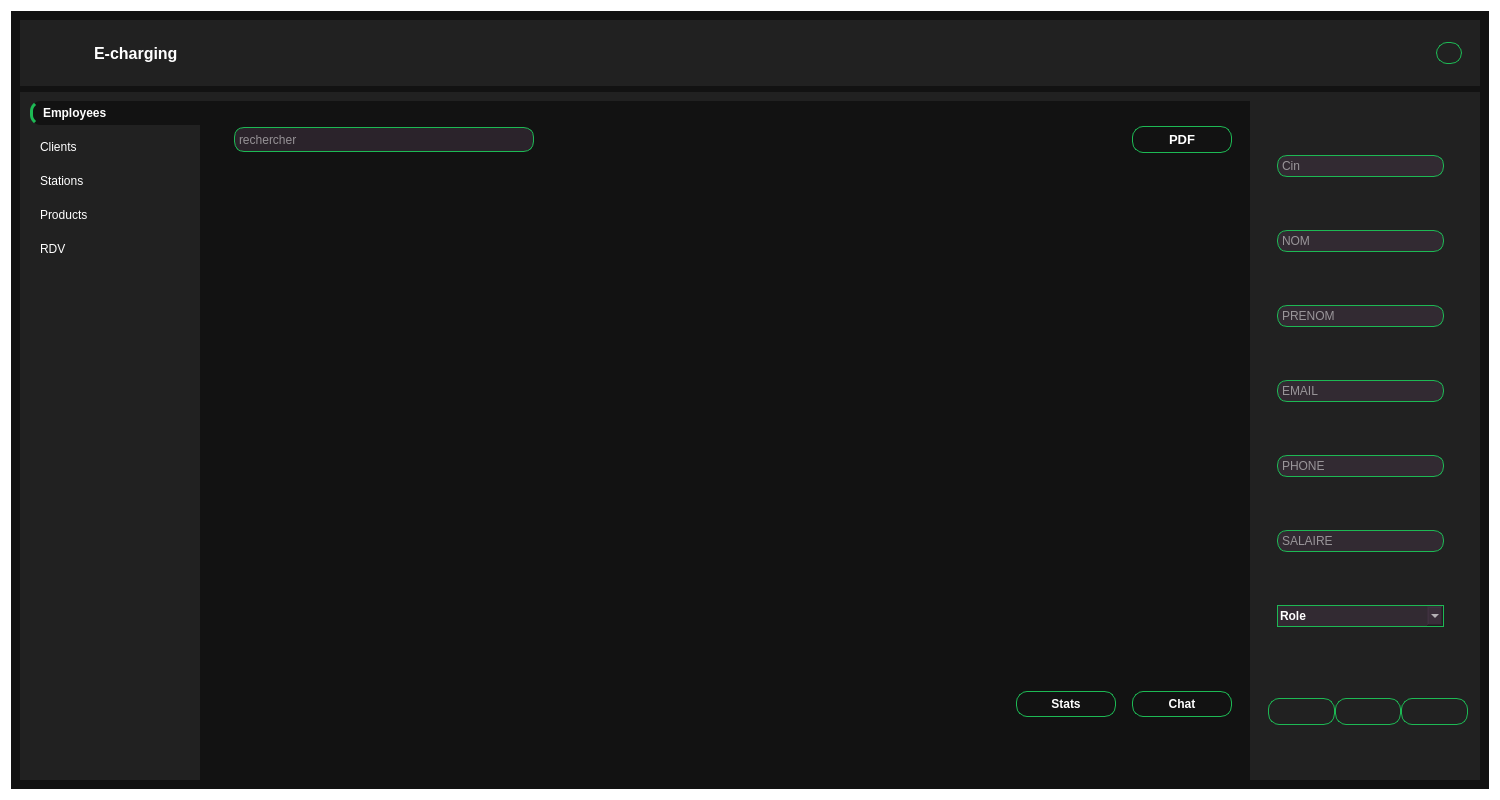
<?xml version="1.0" encoding="UTF-8"?>
<ui version="4.0">
 <class>application</class>
 <widget class="QWidget" name="application">
  <property name="geometry">
   <rect>
    <x>0</x>
    <y>0</y>
    <width>1500</width>
    <height>800</height>
   </rect>
  </property>
  <property name="minimumSize">
   <size>
    <width>800</width>
    <height>0</height>
   </size>
  </property>
  <property name="windowTitle">
   <string>E-Charging</string>
  </property>
  <property name="windowIcon">
   <iconset resource="resource.qrc">
    <normaloff>:/img/img/logo.png</normaloff>:/img/img/logo.png</iconset>
  </property>
  <property name="styleSheet">
   <string notr="true">*{

border:none;
background-color: transparent;
background:transparent;
padding:0;
margin:0;
color:#fff;
}
QHeaderView::section {
    background-color: #1db954;
    color: white;
height: 30px;
    width: 0px; 
    padding: 5px;
    font: 15px;
}
#centralwidget ,#employees:hover,#mainbody,#clients:hover
,#stations:hover,#rdv:hover,#products:hover,#employees,#logout:hover{
	background-color:#121212 /*rgb(27, 27, 39)*/;
}
#header,#main{
	/*background-color: rgb(39, 38, 60);*/
background-color: #212121;
}
#pushButton{
border:1px solid #1db954/*cc5bce*/;
border-radius:11.25px;
text-align:center;
}
QPushButton{
text-align:left;
padding:5px 10px;
border-top-left-radius:10px;
border-bottom-left-radius:10px;
}
#employees{
border-left:3px solid #1db954/*cc5bce*/;
font-weight:bold;
}
#employees:hover,#clients:hover,#stations:hover,#rdv:hover,#products:hover,#logout:hover{
border-left:3px solid #1db954/*cc5bce*/;
font-weight:bold;
}
/*#employees:active,#clients:active
,#stations:active,#rdv:active,#products:active{
	background-color: rgb(27, 27, 39);
}
#employees:active,#clients:active,#stations:active,#rdv:active,#products:active{
border-left:3px solid #cc5bce;
font-weight:bold;
}
#employees:notactive,#clients:notactive
,#stations:notactive,#rdv:notactive,#products:notactive{
	background-color: rgb(39, 38, 60);
}
#employees:notactive,#clients:notactive,#stations:notactive,#rdv:notactive,
#products:notactive{
border-left:0px solid #cc5bce;
}*/

QLineEdit{
background-color: #121212 /*rgb(27, 27, 39)*/;
border:1px solid #1db954/*cc5bce*/;
color:white;
text-align:center;
    padding: 2px;
	border-radius:10px;
background-color: rgba(62, 47, 62,150);


}

QTextEdit{
background-color: #121212 /*rgb(27, 27, 39)*/;
border:1px solid #1db954/*cc5bce*/;
color:white;
text-align:center;
    padding: 2px;
	border-radius:12px;
background-color: rgba(62, 47, 62,150);


}

QComboBox{
background-color: #121212 /*rgb(27, 27, 39)*/;
border:1px solid #1db954/*cc5bce*/;
color:white;
text-align:center;
    padding: 2px;
	border-radius:12px;
background-color: rgba(62, 47, 62,150);


}
#deleteEmp,#add,#update,#chat,#pdf,#statemploye{
border:1px solid #1db954/*cc5bce*/;
border-radius:11.25px;
text-align:center;
}
#add:hover,#deleteEmp:hover,#update:hover,#chat:hover,#pdf:hover, #statemploye:hover{
border:1px solid #121212 /*#cc5bce*/;
border-radius:11.25px;
text-align:center;
color:#121212;
background-color:#1db954 /*rgb(27, 27, 39)*/;
}
QTableView {
    color: white;
    gridline-color: black;
    border-color: #1db954;
    font: 15px;
    selection-background-color: #212121;
}

QHeaderView::section {
    background-color: #1db954;
    color: white;
    height: 35px;
    width: 30px; 
    font: 15px;
}
QTableView::item:focus{
    border: 2px solid #212121;
    background-color: #1db954;
color : black;
}
QTableView::item:selected {
    background-color: #1db954;
}
QScrollBar:vertical {
    background:#121212;
    background-color: #121212;
}
 QScrollBar::handle:vertical {
    background: #212121;
 }
QScrollBar:horizontal {
    background: #121212;
}
 QScrollBar::handle:horizontal {
    background: #212121;
 }</string>
  </property>
  <layout class="QHBoxLayout" name="horizontalLayout_10">
   <item>
    <widget class="QWidget" name="centralwidget" native="true">
     <layout class="QVBoxLayout" name="verticalLayout">
      <item>
       <widget class="QFrame" name="header">
        <property name="enabled">
         <bool>true</bool>
        </property>
        <property name="minimumSize">
         <size>
          <width>782</width>
          <height>0</height>
         </size>
        </property>
        <layout class="QHBoxLayout" name="horizontalLayout">
         <property name="sizeConstraint">
          <enum>QLayout::SetDefaultConstraint</enum>
         </property>
         <property name="leftMargin">
          <number>9</number>
         </property>
         <item>
          <widget class="QFrame" name="frame">
           <property name="frameShape">
            <enum>QFrame::StyledPanel</enum>
           </property>
           <property name="frameShadow">
            <enum>QFrame::Raised</enum>
           </property>
           <layout class="QHBoxLayout" name="horizontalLayout_3">
            <item>
             <widget class="QLabel" name="label_2">
              <property name="minimumSize">
               <size>
                <width>50</width>
                <height>30</height>
               </size>
              </property>
              <property name="maximumSize">
               <size>
                <width>40</width>
                <height>100</height>
               </size>
              </property>
              <property name="styleSheet">
               <string notr="true">border-image: url(:/img/img/logo.png);</string>
              </property>
              <property name="text">
               <string/>
              </property>
             </widget>
            </item>
            <item>
             <widget class="QLabel" name="label">
              <property name="font">
               <font>
                <pointsize>12</pointsize>
                <weight>75</weight>
                <bold>true</bold>
               </font>
              </property>
              <property name="cursor">
               <cursorShape>PointingHandCursor</cursorShape>
              </property>
              <property name="lineWidth">
               <number>1</number>
              </property>
              <property name="text">
               <string>E-charging</string>
              </property>
             </widget>
            </item>
           </layout>
          </widget>
         </item>
         <item alignment="Qt::AlignRight">
          <widget class="QFrame" name="frame_2">
           <property name="frameShape">
            <enum>QFrame::StyledPanel</enum>
           </property>
           <property name="frameShadow">
            <enum>QFrame::Raised</enum>
           </property>
           <layout class="QHBoxLayout" name="horizontalLayout_4">
            <item>
             <widget class="QPushButton" name="pushButton_3">
              <property name="cursor">
               <cursorShape>PointingHandCursor</cursorShape>
              </property>
              <property name="text">
               <string/>
              </property>
              <property name="icon">
               <iconset resource="resource.qrc">
                <normaloff>:/img/img/web.png</normaloff>:/img/img/web.png</iconset>
              </property>
              <property name="iconSize">
               <size>
                <width>20</width>
                <height>20</height>
               </size>
              </property>
             </widget>
            </item>
            <item>
             <widget class="QPushButton" name="pushButton_2">
              <property name="cursor">
               <cursorShape>PointingHandCursor</cursorShape>
              </property>
              <property name="text">
               <string/>
              </property>
              <property name="icon">
               <iconset resource="resource.qrc">
                <normaloff>:/img/img/notification.png</normaloff>:/img/img/notification.png</iconset>
              </property>
              <property name="iconSize">
               <size>
                <width>20</width>
                <height>20</height>
               </size>
              </property>
             </widget>
            </item>
            <item>
             <widget class="QLabel" name="username">
              <property name="font">
               <font>
                <pointsize>12</pointsize>
                <weight>75</weight>
                <italic>false</italic>
                <bold>true</bold>
                <strikeout>false</strikeout>
                <kerning>true</kerning>
               </font>
              </property>
              <property name="cursor">
               <cursorShape>IBeamCursor</cursorShape>
              </property>
              <property name="text">
               <string/>
              </property>
             </widget>
            </item>
            <item>
             <spacer name="horizontalSpacer">
              <property name="orientation">
               <enum>Qt::Horizontal</enum>
              </property>
              <property name="sizeHint" stdset="0">
               <size>
                <width>10</width>
                <height>20</height>
               </size>
              </property>
             </spacer>
            </item>
            <item>
             <widget class="QPushButton" name="pushButton">
              <property name="minimumSize">
               <size>
                <width>26</width>
                <height>22</height>
               </size>
              </property>
              <property name="maximumSize">
               <size>
                <width>26</width>
                <height>22</height>
               </size>
              </property>
              <property name="cursor">
               <cursorShape>PointingHandCursor</cursorShape>
              </property>
              <property name="text">
               <string/>
              </property>
              <property name="icon">
               <iconset resource="resource.qrc">
                <normaloff>:/img/img/user.png</normaloff>:/img/img/user.png</iconset>
              </property>
              <property name="iconSize">
               <size>
                <width>20</width>
                <height>20</height>
               </size>
              </property>
             </widget>
            </item>
           </layout>
          </widget>
         </item>
        </layout>
       </widget>
      </item>
      <item>
       <widget class="QWidget" name="main" native="true">
        <layout class="QHBoxLayout" name="horizontalLayout_2">
         <property name="spacing">
          <number>0</number>
         </property>
         <property name="leftMargin">
          <number>0</number>
         </property>
         <property name="topMargin">
          <number>9</number>
         </property>
         <property name="rightMargin">
          <number>0</number>
         </property>
         <property name="bottomMargin">
          <number>0</number>
         </property>
         <item>
          <widget class="QWidget" name="leftmenu" native="true">
           <property name="minimumSize">
            <size>
             <width>180</width>
             <height>80</height>
            </size>
           </property>
           <property name="maximumSize">
            <size>
             <width>180</width>
             <height>16777215</height>
            </size>
           </property>
           <layout class="QHBoxLayout" name="horizontalLayout_7">
            <property name="spacing">
             <number>0</number>
            </property>
            <property name="leftMargin">
             <number>0</number>
            </property>
            <property name="topMargin">
             <number>0</number>
            </property>
            <property name="rightMargin">
             <number>0</number>
            </property>
            <property name="bottomMargin">
             <number>0</number>
            </property>
            <item>
             <widget class="QWidget" name="widget_2" native="true">
              <layout class="QHBoxLayout" name="horizontalLayout_8">
               <property name="spacing">
                <number>0</number>
               </property>
               <property name="leftMargin">
                <number>10</number>
               </property>
               <property name="topMargin">
                <number>0</number>
               </property>
               <property name="rightMargin">
                <number>0</number>
               </property>
               <property name="bottomMargin">
                <number>0</number>
               </property>
               <item>
                <widget class="QFrame" name="frame_3">
                 <property name="frameShape">
                  <enum>QFrame::StyledPanel</enum>
                 </property>
                 <property name="frameShadow">
                  <enum>QFrame::Raised</enum>
                 </property>
                 <layout class="QVBoxLayout" name="verticalLayout_5">
                  <property name="spacing">
                   <number>10</number>
                  </property>
                  <property name="leftMargin">
                   <number>0</number>
                  </property>
                  <property name="topMargin">
                   <number>0</number>
                  </property>
                  <property name="rightMargin">
                   <number>0</number>
                  </property>
                  <property name="bottomMargin">
                   <number>0</number>
                  </property>
                  <item>
                   <widget class="QPushButton" name="employees">
                    <property name="cursor">
                     <cursorShape>PointingHandCursor</cursorShape>
                    </property>
                    <property name="text">
                     <string>Employees</string>
                    </property>
                    <property name="icon">
                     <iconset resource="resource.qrc">
                      <normaloff>:/img/img/employe.png</normaloff>:/img/img/employe.png</iconset>
                    </property>
                    <property name="iconSize">
                     <size>
                      <width>40</width>
                      <height>40</height>
                     </size>
                    </property>
                   </widget>
                  </item>
                  <item>
                   <widget class="QPushButton" name="clients">
                    <property name="cursor">
                     <cursorShape>PointingHandCursor</cursorShape>
                    </property>
                    <property name="text">
                     <string>Clients</string>
                    </property>
                    <property name="icon">
                     <iconset resource="resource.qrc">
                      <normaloff>:/img/img/client.png</normaloff>:/img/img/client.png</iconset>
                    </property>
                    <property name="iconSize">
                     <size>
                      <width>40</width>
                      <height>40</height>
                     </size>
                    </property>
                   </widget>
                  </item>
                  <item>
                   <widget class="QPushButton" name="stations">
                    <property name="cursor">
                     <cursorShape>PointingHandCursor</cursorShape>
                    </property>
                    <property name="text">
                     <string>Stations</string>
                    </property>
                    <property name="icon">
                     <iconset resource="resource.qrc">
                      <normaloff>:/img/img/station.png</normaloff>:/img/img/station.png</iconset>
                    </property>
                    <property name="iconSize">
                     <size>
                      <width>40</width>
                      <height>40</height>
                     </size>
                    </property>
                   </widget>
                  </item>
                  <item>
                   <widget class="QPushButton" name="products">
                    <property name="cursor">
                     <cursorShape>PointingHandCursor</cursorShape>
                    </property>
                    <property name="text">
                     <string>Products</string>
                    </property>
                    <property name="icon">
                     <iconset resource="resource.qrc">
                      <normaloff>:/img/img/produit.png</normaloff>:/img/img/produit.png</iconset>
                    </property>
                    <property name="iconSize">
                     <size>
                      <width>40</width>
                      <height>40</height>
                     </size>
                    </property>
                   </widget>
                  </item>
                  <item>
                   <widget class="QPushButton" name="rdv">
                    <property name="cursor">
                     <cursorShape>PointingHandCursor</cursorShape>
                    </property>
                    <property name="text">
                     <string>RDV</string>
                    </property>
                    <property name="icon">
                     <iconset resource="resource.qrc">
                      <normaloff>:/img/img/renduvu.png</normaloff>:/img/img/renduvu.png</iconset>
                    </property>
                    <property name="iconSize">
                     <size>
                      <width>40</width>
                      <height>40</height>
                     </size>
                    </property>
                   </widget>
                  </item>
                  <item>
                   <spacer name="verticalSpacer">
                    <property name="orientation">
                     <enum>Qt::Vertical</enum>
                    </property>
                    <property name="sizeHint" stdset="0">
                     <size>
                      <width>20</width>
                      <height>40</height>
                     </size>
                    </property>
                   </spacer>
                  </item>
                  <item>
                   <widget class="QLabel" name="getemail">
                    <property name="styleSheet">
                     <string notr="true">color: #212121;</string>
                    </property>
                    <property name="text">
                     <string/>
                    </property>
                   </widget>
                  </item>
                  <item>
                   <widget class="QPushButton" name="logout">
                    <property name="cursor">
                     <cursorShape>PointingHandCursor</cursorShape>
                    </property>
                    <property name="styleSheet">
                     <string notr="true"/>
                    </property>
                    <property name="text">
                     <string/>
                    </property>
                    <property name="icon">
                     <iconset resource="resource.qrc">
                      <normaloff>:/img/img/logout.png</normaloff>:/img/img/logout.png</iconset>
                    </property>
                    <property name="iconSize">
                     <size>
                      <width>50</width>
                      <height>50</height>
                     </size>
                    </property>
                    <property name="checkable">
                     <bool>false</bool>
                    </property>
                   </widget>
                  </item>
                 </layout>
                </widget>
               </item>
              </layout>
             </widget>
            </item>
           </layout>
          </widget>
         </item>
         <item>
          <widget class="QWidget" name="mainbody" native="true">
           <property name="maximumSize">
            <size>
             <width>16777215</width>
             <height>16777215</height>
            </size>
           </property>
           <layout class="QGridLayout" name="gridLayout">
            <item row="2" column="1" colspan="2" alignment="Qt::AlignRight|Qt::AlignTop">
             <widget class="QWidget" name="widget_7" native="true">
              <layout class="QHBoxLayout" name="horizontalLayout_11">
               <item>
                <widget class="QPushButton" name="statemploye">
                 <property name="minimumSize">
                  <size>
                   <width>100</width>
                   <height>0</height>
                  </size>
                 </property>
                 <property name="font">
                  <font>
                   <weight>75</weight>
                   <bold>true</bold>
                  </font>
                 </property>
                 <property name="cursor">
                  <cursorShape>PointingHandCursor</cursorShape>
                 </property>
                 <property name="text">
                  <string>Stats</string>
                 </property>
                 <property name="icon">
                  <iconset resource="resource.qrc">
                   <normaloff>:/img/img/stat.png</normaloff>:/img/img/stat.png</iconset>
                 </property>
                 <property name="iconSize">
                  <size>
                   <width>25</width>
                   <height>25</height>
                  </size>
                 </property>
                </widget>
               </item>
               <item>
                <spacer name="horizontalSpacer_4">
                 <property name="orientation">
                  <enum>Qt::Horizontal</enum>
                 </property>
                 <property name="sizeHint" stdset="0">
                  <size>
                   <width>10</width>
                   <height>20</height>
                  </size>
                 </property>
                </spacer>
               </item>
               <item>
                <widget class="QPushButton" name="chat">
                 <property name="minimumSize">
                  <size>
                   <width>100</width>
                   <height>0</height>
                  </size>
                 </property>
                 <property name="font">
                  <font>
                   <weight>75</weight>
                   <bold>true</bold>
                  </font>
                 </property>
                 <property name="cursor">
                  <cursorShape>PointingHandCursor</cursorShape>
                 </property>
                 <property name="text">
                  <string>Chat</string>
                 </property>
                 <property name="icon">
                  <iconset resource="resource.qrc">
                   <normaloff>:/img/img/speech-bubble-chat-icon-sign-design-free-png.webp</normaloff>:/img/img/speech-bubble-chat-icon-sign-design-free-png.webp</iconset>
                 </property>
                </widget>
               </item>
              </layout>
             </widget>
            </item>
            <item row="1" column="0" colspan="3">
             <widget class="QWidget" name="widget_5" native="true">
              <property name="maximumSize">
               <size>
                <width>16777215</width>
                <height>500</height>
               </size>
              </property>
              <layout class="QVBoxLayout" name="verticalLayout_2">
               <item>
                <widget class="QTableView" name="tableView">
                 <property name="enabled">
                  <bool>true</bool>
                 </property>
                 <property name="maximumSize">
                  <size>
                   <width>16777215</width>
                   <height>500</height>
                  </size>
                 </property>
                 <property name="cursor" stdset="0">
                  <cursorShape>PointingHandCursor</cursorShape>
                 </property>
                 <property name="styleSheet">
                  <string notr="true"/>
                 </property>
                </widget>
               </item>
              </layout>
             </widget>
            </item>
            <item row="0" column="0">
             <widget class="QWidget" name="widget_3" native="true">
              <property name="maximumSize">
               <size>
                <width>350</width>
                <height>60</height>
               </size>
              </property>
              <layout class="QHBoxLayout" name="horizontalLayout_6">
               <item>
                <widget class="QLineEdit" name="linerechercheemp">
                 <property name="maximumSize">
                  <size>
                   <width>300</width>
                   <height>25</height>
                  </size>
                 </property>
                 <property name="placeholderText">
                  <string>rechercher</string>
                 </property>
                 <property name="cursorMoveStyle">
                  <enum>Qt::LogicalMoveStyle</enum>
                 </property>
                </widget>
               </item>
              </layout>
             </widget>
            </item>
            <item row="0" column="1" colspan="2" alignment="Qt::AlignRight">
             <widget class="QWidget" name="widget_6" native="true">
              <layout class="QHBoxLayout" name="horizontalLayout_9">
               <item>
                <widget class="QPushButton" name="pdf">
                 <property name="minimumSize">
                  <size>
                   <width>100</width>
                   <height>0</height>
                  </size>
                 </property>
                 <property name="maximumSize">
                  <size>
                   <width>60</width>
                   <height>16777215</height>
                  </size>
                 </property>
                 <property name="font">
                  <font>
                   <pointsize>10</pointsize>
                   <weight>75</weight>
                   <bold>true</bold>
                  </font>
                 </property>
                 <property name="cursor">
                  <cursorShape>PointingHandCursor</cursorShape>
                 </property>
                 <property name="text">
                  <string>PDF</string>
                 </property>
                 <property name="icon">
                  <iconset resource="resource.qrc">
                   <normaloff>:/img/img/pdf.png</normaloff>:/img/img/pdf.png</iconset>
                 </property>
                 <property name="iconSize">
                  <size>
                   <width>25</width>
                   <height>25</height>
                  </size>
                 </property>
                </widget>
               </item>
              </layout>
             </widget>
            </item>
            <item row="2" column="0">
             <widget class="QWidget" name="widget_4" native="true">
              <property name="minimumSize">
               <size>
                <width>0</width>
                <height>0</height>
               </size>
              </property>
              <layout class="QVBoxLayout" name="verticalLayout_3">
               <item>
                <widget class="QFrame" name="stat">
                 <property name="minimumSize">
                  <size>
                   <width>0</width>
                   <height>0</height>
                  </size>
                 </property>
                 <property name="frameShape">
                  <enum>QFrame::StyledPanel</enum>
                 </property>
                 <property name="frameShadow">
                  <enum>QFrame::Raised</enum>
                 </property>
                </widget>
               </item>
              </layout>
             </widget>
            </item>
           </layout>
          </widget>
         </item>
         <item>
          <widget class="QWidget" name="rightmenu" native="true">
           <property name="sizePolicy">
            <sizepolicy hsizetype="Preferred" vsizetype="Expanding">
             <horstretch>0</horstretch>
             <verstretch>0</verstretch>
            </sizepolicy>
           </property>
           <property name="minimumSize">
            <size>
             <width>230</width>
             <height>0</height>
            </size>
           </property>
           <property name="maximumSize">
            <size>
             <width>230</width>
             <height>16777215</height>
            </size>
           </property>
           <layout class="QVBoxLayout" name="verticalLayout_6">
            <item>
             <widget class="QWidget" name="formulaire" native="true">
              <property name="minimumSize">
               <size>
                <width>230</width>
                <height>0</height>
               </size>
              </property>
              <property name="maximumSize">
               <size>
                <width>230</width>
                <height>16777215</height>
               </size>
              </property>
              <layout class="QVBoxLayout" name="verticalLayout_7">
               <item>
                <widget class="QFrame" name="donne">
                 <property name="minimumSize">
                  <size>
                   <width>185</width>
                   <height>0</height>
                  </size>
                 </property>
                 <property name="maximumSize">
                  <size>
                   <width>185</width>
                   <height>16777215</height>
                  </size>
                 </property>
                 <property name="frameShape">
                  <enum>QFrame::StyledPanel</enum>
                 </property>
                 <property name="frameShadow">
                  <enum>QFrame::Raised</enum>
                 </property>
                 <layout class="QVBoxLayout" name="verticalLayout_8">
                  <item>
                   <spacer name="verticalSpacer_8">
                    <property name="orientation">
                     <enum>Qt::Vertical</enum>
                    </property>
                    <property name="sizeHint" stdset="0">
                     <size>
                      <width>20</width>
                      <height>40</height>
                     </size>
                    </property>
                   </spacer>
                  </item>
                  <item>
                   <widget class="QLineEdit" name="CIN">
                    <property name="placeholderText">
                     <string>Cin</string>
                    </property>
                   </widget>
                  </item>
                  <item>
                   <widget class="QLabel" name="labelCin">
                    <property name="text">
                     <string/>
                    </property>
                   </widget>
                  </item>
                  <item>
                   <spacer name="verticalSpacer_9">
                    <property name="orientation">
                     <enum>Qt::Vertical</enum>
                    </property>
                    <property name="sizeHint" stdset="0">
                     <size>
                      <width>20</width>
                      <height>40</height>
                     </size>
                    </property>
                   </spacer>
                  </item>
                  <item>
                   <spacer name="verticalSpacer_2">
                    <property name="orientation">
                     <enum>Qt::Vertical</enum>
                    </property>
                    <property name="sizeHint" stdset="0">
                     <size>
                      <width>5</width>
                      <height>5</height>
                     </size>
                    </property>
                   </spacer>
                  </item>
                  <item>
                   <widget class="QLineEdit" name="NOM">
                    <property name="placeholderText">
                     <string>NOM</string>
                    </property>
                   </widget>
                  </item>
                  <item>
                   <widget class="QLabel" name="labelnom">
                    <property name="text">
                     <string/>
                    </property>
                   </widget>
                  </item>
                  <item>
                   <spacer name="verticalSpacer_3">
                    <property name="orientation">
                     <enum>Qt::Vertical</enum>
                    </property>
                    <property name="sizeHint" stdset="0">
                     <size>
                      <width>20</width>
                      <height>40</height>
                     </size>
                    </property>
                   </spacer>
                  </item>
                  <item>
                   <widget class="QLineEdit" name="PRENOM">
                    <property name="placeholderText">
                     <string>PRENOM</string>
                    </property>
                   </widget>
                  </item>
                  <item>
                   <widget class="QLabel" name="labelprenom">
                    <property name="text">
                     <string/>
                    </property>
                   </widget>
                  </item>
                  <item>
                   <spacer name="verticalSpacer_4">
                    <property name="orientation">
                     <enum>Qt::Vertical</enum>
                    </property>
                    <property name="sizeHint" stdset="0">
                     <size>
                      <width>20</width>
                      <height>40</height>
                     </size>
                    </property>
                   </spacer>
                  </item>
                  <item>
                   <widget class="QLineEdit" name="EMAIL">
                    <property name="placeholderText">
                     <string>EMAIL</string>
                    </property>
                   </widget>
                  </item>
                  <item>
                   <widget class="QLabel" name="labelemail">
                    <property name="text">
                     <string/>
                    </property>
                   </widget>
                  </item>
                  <item>
                   <spacer name="verticalSpacer_5">
                    <property name="orientation">
                     <enum>Qt::Vertical</enum>
                    </property>
                    <property name="sizeHint" stdset="0">
                     <size>
                      <width>20</width>
                      <height>40</height>
                     </size>
                    </property>
                   </spacer>
                  </item>
                  <item>
                   <widget class="QLineEdit" name="PHONE">
                    <property name="placeholderText">
                     <string>PHONE</string>
                    </property>
                   </widget>
                  </item>
                  <item>
                   <widget class="QLabel" name="labelphone">
                    <property name="text">
                     <string/>
                    </property>
                   </widget>
                  </item>
                  <item>
                   <spacer name="verticalSpacer_6">
                    <property name="orientation">
                     <enum>Qt::Vertical</enum>
                    </property>
                    <property name="sizeHint" stdset="0">
                     <size>
                      <width>20</width>
                      <height>40</height>
                     </size>
                    </property>
                   </spacer>
                  </item>
                  <item>
                   <widget class="QLineEdit" name="SALAIRE">
                    <property name="placeholderText">
                     <string>SALAIRE</string>
                    </property>
                   </widget>
                  </item>
                  <item>
                   <widget class="QLabel" name="labelsalaire">
                    <property name="text">
                     <string/>
                    </property>
                   </widget>
                  </item>
                  <item>
                   <spacer name="verticalSpacer_7">
                    <property name="orientation">
                     <enum>Qt::Vertical</enum>
                    </property>
                    <property name="sizeHint" stdset="0">
                     <size>
                      <width>20</width>
                      <height>40</height>
                     </size>
                    </property>
                   </spacer>
                  </item>
                  <item>
                   <widget class="QComboBox" name="comboBoxrole">
                    <property name="maximumSize">
                     <size>
                      <width>200</width>
                      <height>16777215</height>
                     </size>
                    </property>
                    <property name="font">
                     <font>
                      <weight>75</weight>
                      <bold>true</bold>
                     </font>
                    </property>
                    <property name="cursor">
                     <cursorShape>PointingHandCursor</cursorShape>
                    </property>
                    <property name="currentText">
                     <string>Role</string>
                    </property>
                    <item>
                     <property name="text">
                      <string>Role</string>
                     </property>
                    </item>
                    <item>
                     <property name="text">
                      <string>Admin</string>
                     </property>
                    </item>
                    <item>
                     <property name="text">
                      <string>Manager</string>
                     </property>
                    </item>
                    <item>
                     <property name="text">
                      <string>Mecanicien</string>
                     </property>
                    </item>
                    <item>
                     <property name="text">
                      <string>Employe</string>
                     </property>
                    </item>
                    <item>
                     <property name="text">
                      <string>Developer</string>
                     </property>
                    </item>
                    <item>
                     <property name="text">
                      <string>Designer</string>
                     </property>
                    </item>
                   </widget>
                  </item>
                  <item>
                   <widget class="QLabel" name="labelrole">
                    <property name="text">
                     <string/>
                    </property>
                   </widget>
                  </item>
                 </layout>
                </widget>
               </item>
               <item>
                <widget class="QFrame" name="frame_4">
                 <property name="minimumSize">
                  <size>
                   <width>200</width>
                   <height>100</height>
                  </size>
                 </property>
                 <property name="maximumSize">
                  <size>
                   <width>190</width>
                   <height>100</height>
                  </size>
                 </property>
                 <property name="frameShape">
                  <enum>QFrame::StyledPanel</enum>
                 </property>
                 <property name="frameShadow">
                  <enum>QFrame::Raised</enum>
                 </property>
                 <layout class="QHBoxLayout" name="horizontalLayout_5">
                  <property name="spacing">
                   <number>0</number>
                  </property>
                  <property name="leftMargin">
                   <number>0</number>
                  </property>
                  <property name="topMargin">
                   <number>0</number>
                  </property>
                  <property name="rightMargin">
                   <number>0</number>
                  </property>
                  <property name="bottomMargin">
                   <number>0</number>
                  </property>
                  <item>
                   <widget class="QPushButton" name="add">
                    <property name="font">
                     <font>
                      <pointsize>10</pointsize>
                      <weight>75</weight>
                      <bold>true</bold>
                     </font>
                    </property>
                    <property name="cursor">
                     <cursorShape>PointingHandCursor</cursorShape>
                    </property>
                    <property name="text">
                     <string/>
                    </property>
                    <property name="icon">
                     <iconset resource="resource.qrc">
                      <normaloff>:/img/img/add.png</normaloff>:/img/img/add.png</iconset>
                    </property>
                    <property name="iconSize">
                     <size>
                      <width>25</width>
                      <height>25</height>
                     </size>
                    </property>
                   </widget>
                  </item>
                  <item>
                   <widget class="QPushButton" name="deleteEmp">
                    <property name="font">
                     <font>
                      <pointsize>10</pointsize>
                      <weight>75</weight>
                      <bold>true</bold>
                     </font>
                    </property>
                    <property name="cursor">
                     <cursorShape>PointingHandCursor</cursorShape>
                    </property>
                    <property name="text">
                     <string/>
                    </property>
                    <property name="icon">
                     <iconset resource="resource.qrc">
                      <normaloff>:/img/img/delete.png</normaloff>:/img/img/delete.png</iconset>
                    </property>
                    <property name="iconSize">
                     <size>
                      <width>25</width>
                      <height>25</height>
                     </size>
                    </property>
                   </widget>
                  </item>
                  <item>
                   <widget class="QPushButton" name="update">
                    <property name="font">
                     <font>
                      <pointsize>10</pointsize>
                      <weight>75</weight>
                      <bold>true</bold>
                     </font>
                    </property>
                    <property name="cursor">
                     <cursorShape>PointingHandCursor</cursorShape>
                    </property>
                    <property name="text">
                     <string/>
                    </property>
                    <property name="icon">
                     <iconset resource="resource.qrc">
                      <normaloff>:/img/img/update.svg</normaloff>:/img/img/update.svg</iconset>
                    </property>
                    <property name="iconSize">
                     <size>
                      <width>25</width>
                      <height>25</height>
                     </size>
                    </property>
                   </widget>
                  </item>
                 </layout>
                </widget>
               </item>
              </layout>
             </widget>
            </item>
           </layout>
          </widget>
         </item>
        </layout>
       </widget>
      </item>
     </layout>
    </widget>
   </item>
  </layout>
 </widget>
 <resources>
  <include location="resource.qrc"/>
 </resources>
 <connections/>
</ui>
